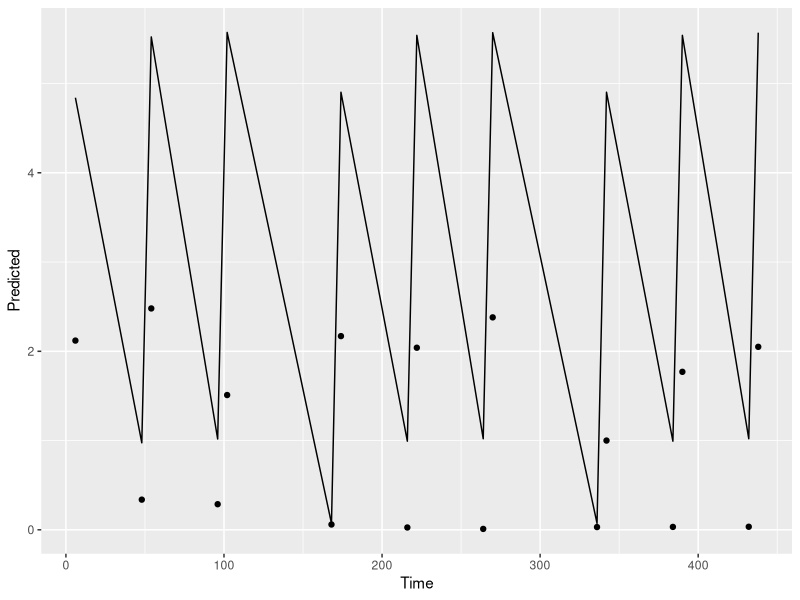
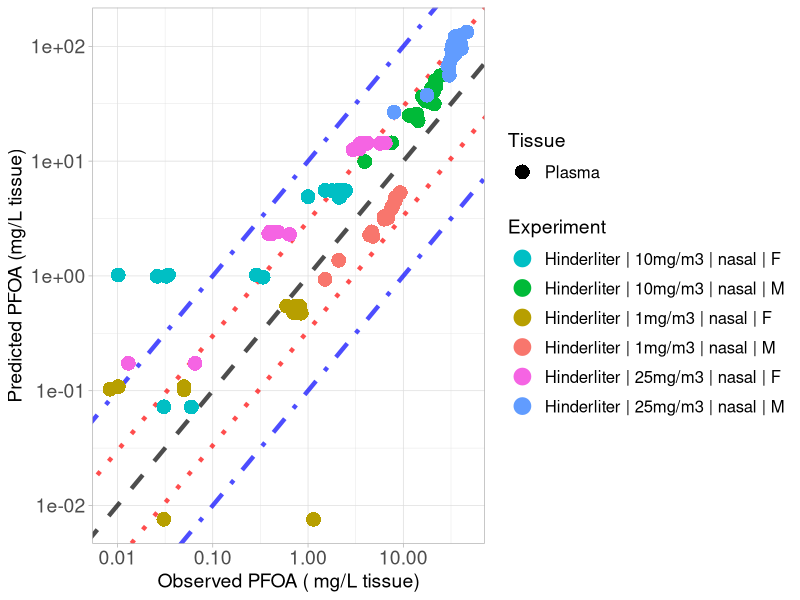

Here is the R script that generated these plots, in order:
library(ggplot2)

#setwd("C:/Users/user/Documents/GitHub/PFAS_PBK_models/PFOA inhalation Rat/Validation/Validation_results")
setwd("/Users/user/Documents/GitHub/PFAS_PBK_models/PFOA inhalation Rat/Scenarios/Publication/Final_results_plots/Validation")

# Load Results 

# 
Hinderliter_2006_results <- read.csv("Hinderliter_2006_results.csv", header = T)
Hinderliter_nasal_M_1 <- Hinderliter_2006_results[Hinderliter_2006_results$Dose == 1 & Hinderliter_2006_results$Type == "nasal" &
                               Hinderliter_2006_results$sex == "M", ]
Hinderliter_nasal_M_1$Experiment <- "Hinderliter | 1mg/m3 | nasal | M"

Hinderliter_nasal_F_1 <- Hinderliter_2006_results[Hinderliter_2006_results$Dose == 1 & Hinderliter_2006_results$Type == "nasal" &
                                                    Hinderliter_2006_results$sex == "F", ]
Hinderliter_nasal_F_1$Experiment <- "Hinderliter | 1mg/m3 | nasal | F"

Hinderliter_nasal_M_10 <- Hinderliter_2006_results[Hinderliter_2006_results$Dose == 10 & Hinderliter_2006_results$Type == "nasal" &
                                                    Hinderliter_2006_results$sex == "M", ]
Hinderliter_nasal_M_10$Experiment <- "Hinderliter | 10mg/m3 | nasal | M"

Hinderliter_nasal_F_10 <- Hinderliter_2006_results[Hinderliter_2006_results$Dose == 10 & Hinderliter_2006_results$Type == "nasal" &
                                                    Hinderliter_2006_results$sex == "F", ]
Hinderliter_nasal_F_10$Experiment <- "Hinderliter | 10mg/m3 | nasal | F"

Hinderliter_nasal_M_25 <- Hinderliter_2006_results[Hinderliter_2006_results$Dose == 25 & Hinderliter_2006_results$Type == "nasal" &
                                                     Hinderliter_2006_results$sex == "M", ]
Hinderliter_nasal_M_25$Experiment <- "Hinderliter | 25mg/m3 | nasal | M"

Hinderliter_nasal_F_25 <- Hinderliter_2006_results[Hinderliter_2006_results$Dose == 25 & Hinderliter_2006_results$Type == "nasal" &
                                                     Hinderliter_2006_results$sex == "F", ]
Hinderliter_nasal_F_25$Experiment <- "Hinderliter | 25mg/m3 | nasal | F"

Experiment <- scales::hue_pal()(6)

names(Experiment) <- unique(c( Hinderliter_nasal_M_1$Experiment, Hinderliter_nasal_F_1$Experiment,
                               Hinderliter_nasal_M_10$Experiment,Hinderliter_nasal_F_10$Experiment,
                               Hinderliter_nasal_M_25$Experiment, Hinderliter_nasal_F_25$Experiment))


ggplot(data = Hinderliter_2006_results[Hinderliter_2006_results$Dose == 10 & Hinderliter_2006_results$sex == "F",])+
  geom_line(aes(x =Time, y= Predicted ))+
  geom_point(aes(x =Time, y= Observed ))


scatter_plot <- ggplot()+
  geom_abline(intercept = log10(1), slope = 1, linetype = "dashed", color = "black", linewidth = 1.5, alpha = 0.7) +  # Identity line in log10 scale
  geom_abline(intercept = log10(3), slope = 1, linetype = "dotted", color = "red", linewidth = 1.5, alpha = 0.7) +  # +3-fold error line
  geom_abline(intercept = log10(1/3), slope = 1, linetype = "dotted", color = "red", linewidth = 1.5, alpha = 0.7) +  # -3-fold error line
  geom_abline(intercept = log10(10), slope = 1, linetype = "dotdash", color = "blue", linewidth = 1.5, alpha = 0.7) +  # +10-fold error line
  geom_abline(intercept = log10(1/10), slope = 1, linetype = "dotdash", color = "blue", linewidth = 1.5, alpha = 0.7) +  # -10-fold error line
  geom_point(data = Hinderliter_nasal_M_1, aes(x=Observed, y=Predicted, color = Experiment, shape = Tissue), size=4, stroke = 1.5)+
  geom_point(data = Hinderliter_nasal_F_1, aes(x=Observed, y=Predicted, color = Experiment, shape = Tissue), size=4, stroke = 1.5)+
  geom_point(data = Hinderliter_nasal_M_10, aes(x=Observed, y=Predicted, color = Experiment, shape = Tissue), size=4, stroke = 1.5)+
  geom_point(data = Hinderliter_nasal_F_10, aes(x=Observed, y=Predicted, color = Experiment, shape = Tissue), size=4, stroke = 1.5)+
  geom_point(data = Hinderliter_nasal_M_25, aes(x=Observed, y=Predicted, color = Experiment, shape = Tissue), size=4, stroke = 1.5)+
  geom_point(data = Hinderliter_nasal_F_25, aes(x=Observed, y=Predicted, color = Experiment, shape = Tissue), size=4, stroke = 1.5)+
  scale_y_log10()+
  scale_x_log10()+
  scale_color_manual(values = Experiment)+
  theme(legend.spacing.y = unit(1, 'cm')) +
  guides(fill = guide_legend(byrow = TRUE))+
  theme_light()+
  labs(y = "Predicted PFOA (mg/L tissue)",
       x = "Observed PFOA ( mg/L tissue)")+
  theme(plot.title = element_text(hjust = 0.5),
        legend.key.size = unit(0.75, 'cm'),  
        legend.title = element_text(size=14),
        legend.text = element_text(size=12,  hjust = 0),
        axis.text = element_text(size = 14),
        axis.title = element_text(size = 14),
        )

#print(scatter_plot)

ggsave("validation_plot_PFOA_nasal_serum.png", scatter_plot, width = 11, height = 7, units = "in", dpi = 300)


